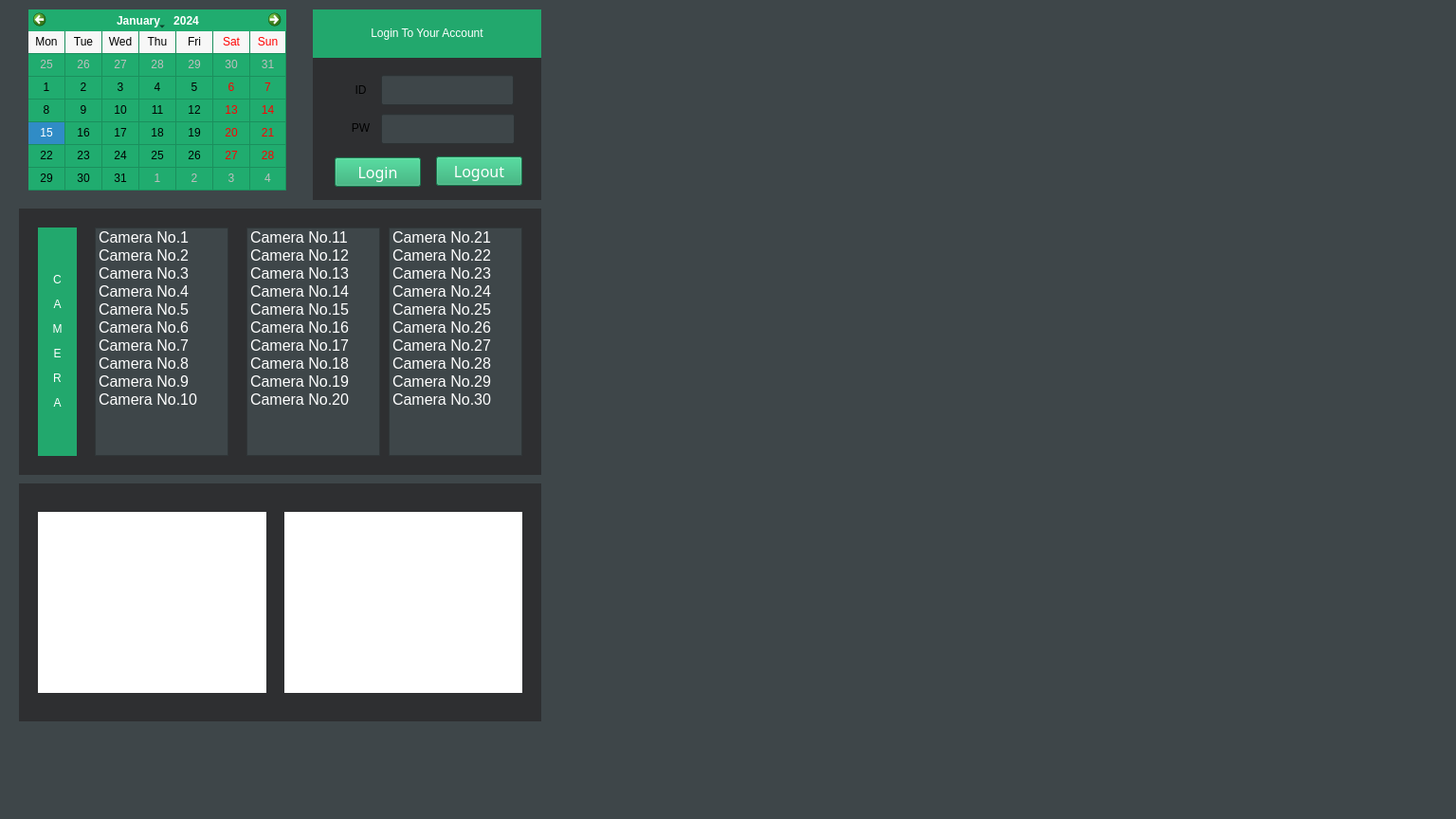
<?xml version="1.0" encoding="UTF-8"?>
<ui version="4.0">
 <class>MainWindow</class>
 <widget class="QMainWindow" name="MainWindow">
  <property name="geometry">
   <rect>
    <x>0</x>
    <y>0</y>
    <width>1536</width>
    <height>864</height>
   </rect>
  </property>
  <property name="windowTitle">
   <string>MainWindow</string>
  </property>
  <property name="styleSheet">
   <string notr="true">background-color: rgb(62, 70, 73);</string>
  </property>
  <widget class="QWidget" name="centralwidget">
   <widget class="QWidget" name="widget" native="true">
    <property name="geometry">
     <rect>
      <x>330</x>
      <y>10</y>
      <width>241</width>
      <height>201</height>
     </rect>
    </property>
    <property name="styleSheet">
     <string notr="true">background-color: rgb(46, 47, 49);</string>
    </property>
    <widget class="QLabel" name="label">
     <property name="geometry">
      <rect>
       <x>0</x>
       <y>0</y>
       <width>241</width>
       <height>51</height>
      </rect>
     </property>
     <property name="font">
      <font>
       <weight>9</weight>
       <italic>false</italic>
       <bold>false</bold>
      </font>
     </property>
     <property name="styleSheet">
      <string notr="true">background-color: rgb(34, 168, 109);
color: rgb(255, 255, 255);
font: 75 &quot;맑은 고딕&quot;;</string>
     </property>
     <property name="text">
      <string>&lt;html&gt;&lt;head/&gt;&lt;body&gt;&lt;p align=&quot;center&quot;&gt;Login To Your Account&lt;/p&gt;&lt;/body&gt;&lt;/html&gt;</string>
     </property>
    </widget>
    <widget class="QPushButton" name="pushButton">
     <property name="geometry">
      <rect>
       <x>130</x>
       <y>155</y>
       <width>91</width>
       <height>31</height>
      </rect>
     </property>
     <property name="font">
      <font>
       <family>맑은 고딕</family>
       <pointsize>12</pointsize>
       <weight>50</weight>
       <italic>false</italic>
       <bold>false</bold>
      </font>
     </property>
     <property name="styleSheet">
      <string notr="true">background-color: rgb(34, 168, 109);
color: rgb(255, 255, 255);
font: &quot;맑은 고딕&quot;;</string>
     </property>
     <property name="text">
      <string>Logout</string>
     </property>
    </widget>
    <widget class="QLabel" name="label_2">
     <property name="geometry">
      <rect>
       <x>30</x>
       <y>70</y>
       <width>41</width>
       <height>30</height>
      </rect>
     </property>
     <property name="styleSheet">
      <string notr="true">background-image: url(:/icons/images/1.jpg);</string>
     </property>
     <property name="text">
      <string>&lt;html&gt;&lt;head/&gt;&lt;body&gt;&lt;p align=&quot;center&quot;&gt;ID&lt;/p&gt;&lt;/body&gt;&lt;/html&gt;</string>
     </property>
    </widget>
    <widget class="QLineEdit" name="lineEdit">
     <property name="geometry">
      <rect>
       <x>72</x>
       <y>69</y>
       <width>140</width>
       <height>32</height>
      </rect>
     </property>
     <property name="styleSheet">
      <string notr="true">background-color: rgb(62, 70, 73);</string>
     </property>
    </widget>
    <widget class="QLabel" name="label_3">
     <property name="geometry">
      <rect>
       <x>30</x>
       <y>110</y>
       <width>41</width>
       <height>31</height>
      </rect>
     </property>
     <property name="styleSheet">
      <string notr="true">background-image: url(:/icons/images/1.jpg);</string>
     </property>
     <property name="text">
      <string>&lt;html&gt;&lt;head/&gt;&lt;body&gt;&lt;p align=&quot;center&quot;&gt;PW&lt;/p&gt;&lt;/body&gt;&lt;/html&gt;</string>
     </property>
    </widget>
    <widget class="QLineEdit" name="lineEdit_2">
     <property name="geometry">
      <rect>
       <x>72</x>
       <y>110</y>
       <width>141</width>
       <height>32</height>
      </rect>
     </property>
     <property name="styleSheet">
      <string notr="true">background-color: rgb(62, 70, 73);
</string>
     </property>
    </widget>
    <widget class="QPushButton" name="pushButton_2">
     <property name="geometry">
      <rect>
       <x>23</x>
       <y>156</y>
       <width>91</width>
       <height>31</height>
      </rect>
     </property>
     <property name="font">
      <font>
       <family>맑은 고딕</family>
       <pointsize>12</pointsize>
       <weight>50</weight>
       <italic>false</italic>
       <bold>false</bold>
      </font>
     </property>
     <property name="styleSheet">
      <string notr="true">background-color: rgb(34, 168, 109);
color: rgb(255, 255, 255);
font: &quot;맑은 고딕&quot;;</string>
     </property>
     <property name="text">
      <string>Login</string>
     </property>
    </widget>
    <zorder>label</zorder>
    <zorder>pushButton</zorder>
    <zorder>label_2</zorder>
    <zorder>lineEdit</zorder>
    <zorder>lineEdit_2</zorder>
    <zorder>label_3</zorder>
    <zorder>pushButton_2</zorder>
   </widget>
   <widget class="QWidget" name="widget_4" native="true">
    <property name="geometry">
     <rect>
      <x>20</x>
      <y>220</y>
      <width>551</width>
      <height>281</height>
     </rect>
    </property>
    <property name="styleSheet">
     <string notr="true">background-color: rgb(46, 47, 49);</string>
    </property>
    <widget class="QListWidget" name="listWidget_4">
     <property name="geometry">
      <rect>
       <x>390</x>
       <y>20</y>
       <width>141</width>
       <height>241</height>
      </rect>
     </property>
     <property name="font">
      <font>
       <pointsize>12</pointsize>
      </font>
     </property>
     <property name="styleSheet">
      <string notr="true">background-color: rgb(62, 70, 73);
color: rgb(255, 255, 255);</string>
     </property>
     <item>
      <property name="text">
       <string>Camera No.21</string>
      </property>
     </item>
     <item>
      <property name="text">
       <string>Camera No.22</string>
      </property>
     </item>
     <item>
      <property name="text">
       <string>Camera No.23</string>
      </property>
     </item>
     <item>
      <property name="text">
       <string>Camera No.24</string>
      </property>
     </item>
     <item>
      <property name="text">
       <string>Camera No.25</string>
      </property>
     </item>
     <item>
      <property name="text">
       <string>Camera No.26</string>
      </property>
     </item>
     <item>
      <property name="text">
       <string>Camera No.27</string>
      </property>
     </item>
     <item>
      <property name="text">
       <string>Camera No.28</string>
      </property>
     </item>
     <item>
      <property name="text">
       <string>Camera No.29</string>
      </property>
     </item>
     <item>
      <property name="text">
       <string>Camera No.30</string>
      </property>
     </item>
    </widget>
    <widget class="QListWidget" name="listWidget_3">
     <property name="geometry">
      <rect>
       <x>240</x>
       <y>20</y>
       <width>141</width>
       <height>241</height>
      </rect>
     </property>
     <property name="font">
      <font>
       <pointsize>12</pointsize>
      </font>
     </property>
     <property name="styleSheet">
      <string notr="true">background-color: rgb(62, 70, 73);
color: rgb(255, 255, 255);</string>
     </property>
     <item>
      <property name="text">
       <string>Camera No.11</string>
      </property>
     </item>
     <item>
      <property name="text">
       <string>Camera No.12</string>
      </property>
     </item>
     <item>
      <property name="text">
       <string>Camera No.13</string>
      </property>
     </item>
     <item>
      <property name="text">
       <string>Camera No.14</string>
      </property>
     </item>
     <item>
      <property name="text">
       <string>Camera No.15</string>
      </property>
     </item>
     <item>
      <property name="text">
       <string>Camera No.16</string>
      </property>
     </item>
     <item>
      <property name="text">
       <string>Camera No.17</string>
      </property>
     </item>
     <item>
      <property name="text">
       <string>Camera No.18</string>
      </property>
     </item>
     <item>
      <property name="text">
       <string>Camera No.19</string>
      </property>
     </item>
     <item>
      <property name="text">
       <string>Camera No.20</string>
      </property>
     </item>
    </widget>
    <widget class="QListWidget" name="listWidget_2">
     <property name="geometry">
      <rect>
       <x>80</x>
       <y>20</y>
       <width>141</width>
       <height>241</height>
      </rect>
     </property>
     <property name="font">
      <font>
       <pointsize>12</pointsize>
      </font>
     </property>
     <property name="styleSheet">
      <string notr="true">background-color: rgb(62, 70, 73);
color: rgb(255, 255, 255);</string>
     </property>
     <item>
      <property name="text">
       <string>Camera No.1</string>
      </property>
     </item>
     <item>
      <property name="text">
       <string>Camera No.2</string>
      </property>
     </item>
     <item>
      <property name="text">
       <string>Camera No.3</string>
      </property>
     </item>
     <item>
      <property name="text">
       <string>Camera No.4</string>
      </property>
     </item>
     <item>
      <property name="text">
       <string>Camera No.5</string>
      </property>
     </item>
     <item>
      <property name="text">
       <string>Camera No.6</string>
      </property>
     </item>
     <item>
      <property name="text">
       <string>Camera No.7</string>
      </property>
     </item>
     <item>
      <property name="text">
       <string>Camera No.8</string>
      </property>
     </item>
     <item>
      <property name="text">
       <string>Camera No.9</string>
      </property>
     </item>
     <item>
      <property name="text">
       <string>Camera No.10</string>
      </property>
     </item>
    </widget>
    <widget class="QLabel" name="label_4">
     <property name="geometry">
      <rect>
       <x>20</x>
       <y>20</y>
       <width>41</width>
       <height>241</height>
      </rect>
     </property>
     <property name="font">
      <font>
       <weight>9</weight>
       <italic>false</italic>
       <bold>false</bold>
      </font>
     </property>
     <property name="styleSheet">
      <string notr="true">background-color: rgb(34, 168, 109);
font: 75 &quot;맑은 고딕&quot;;
color: rgb(255, 255, 255);</string>
     </property>
     <property name="text">
      <string>&lt;html&gt;&lt;head/&gt;&lt;body&gt;&lt;p align=&quot;center&quot;&gt;C&lt;/p&gt;&lt;p align=&quot;center&quot;&gt;A&lt;/p&gt;&lt;p align=&quot;center&quot;&gt;M&lt;/p&gt;&lt;p align=&quot;center&quot;&gt;E&lt;/p&gt;&lt;p align=&quot;center&quot;&gt;R&lt;/p&gt;&lt;p align=&quot;center&quot;&gt;A&lt;/p&gt;&lt;/body&gt;&lt;/html&gt;</string>
     </property>
    </widget>
   </widget>
   <widget class="QWidget" name="widget_5" native="true">
    <property name="geometry">
     <rect>
      <x>20</x>
      <y>510</y>
      <width>551</width>
      <height>251</height>
     </rect>
    </property>
    <property name="styleSheet">
     <string notr="true">background-color: rgb(46, 47, 49);</string>
    </property>
    <widget class="QWidget" name="widget_3" native="true">
     <property name="geometry">
      <rect>
       <x>280</x>
       <y>30</y>
       <width>251</width>
       <height>191</height>
      </rect>
     </property>
     <property name="styleSheet">
      <string notr="true">background-color: rgb(255, 255, 255);</string>
     </property>
    </widget>
    <widget class="QWidget" name="widget_2" native="true">
     <property name="geometry">
      <rect>
       <x>20</x>
       <y>30</y>
       <width>241</width>
       <height>191</height>
      </rect>
     </property>
     <property name="styleSheet">
      <string notr="true">background-color: rgb(255, 255, 255);</string>
     </property>
    </widget>
   </widget>
   <widget class="QCalendarWidget" name="calendarWidget">
    <property name="geometry">
     <rect>
      <x>30</x>
      <y>10</y>
      <width>272</width>
      <height>191</height>
     </rect>
    </property>
    <property name="autoFillBackground">
     <bool>false</bool>
    </property>
    <property name="styleSheet">
     <string notr="true">background-color: rgb(32, 172, 111);</string>
    </property>
    <property name="gridVisible">
     <bool>true</bool>
    </property>
    <property name="verticalHeaderFormat">
     <enum>QCalendarWidget::NoVerticalHeader</enum>
    </property>
    <property name="navigationBarVisible">
     <bool>true</bool>
    </property>
    <property name="dateEditEnabled">
     <bool>true</bool>
    </property>
   </widget>
  </widget>
  <widget class="QMenuBar" name="menubar">
   <property name="geometry">
    <rect>
     <x>0</x>
     <y>0</y>
     <width>1536</width>
     <height>21</height>
    </rect>
   </property>
  </widget>
  <widget class="QStatusBar" name="statusbar"/>
 </widget>
 <resources>
  <include location="datas/image.qrc"/>
 </resources>
 <connections/>
</ui>
